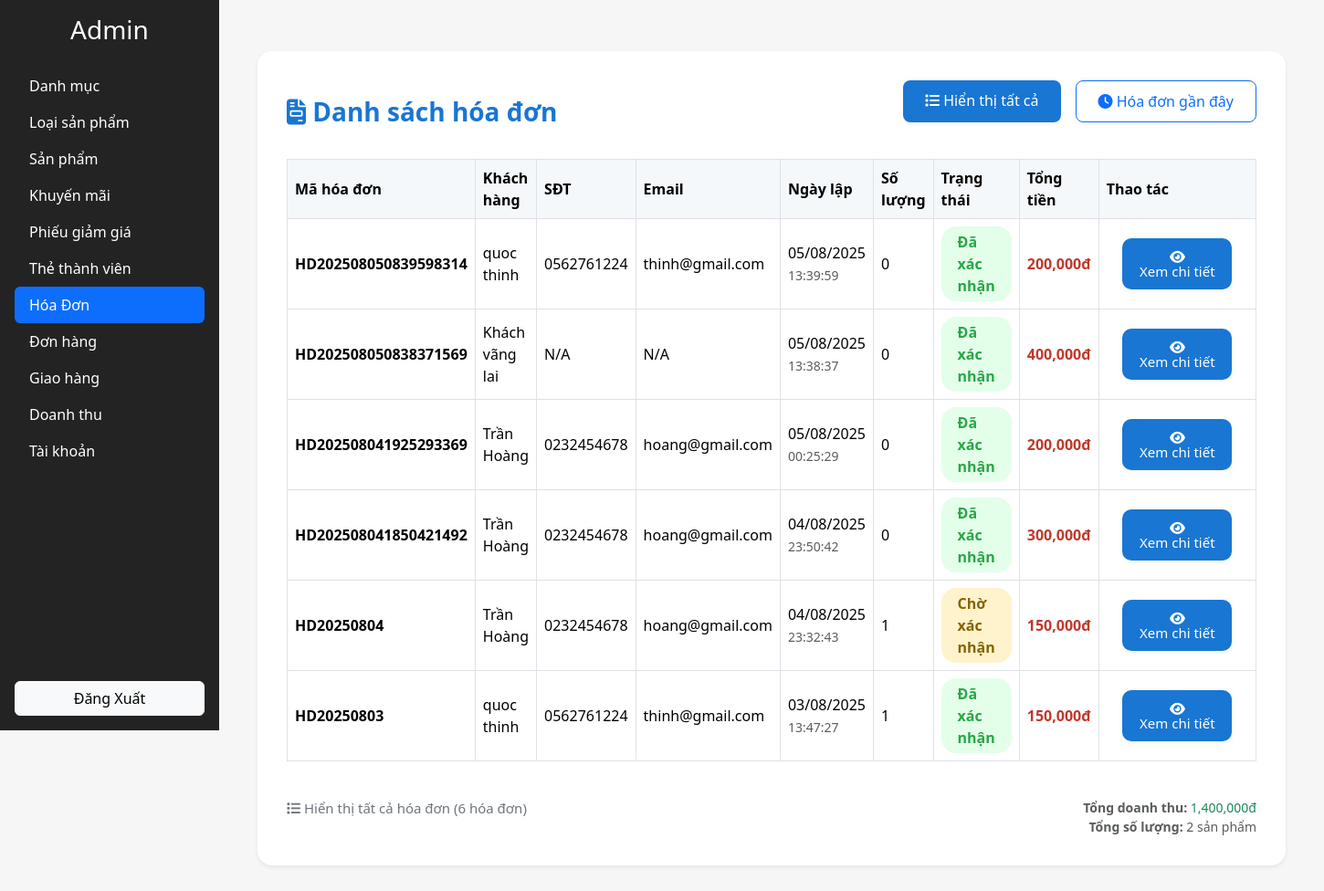
Before: /view/admin.php?section=chitiethoadon (signed in) with the older database file.
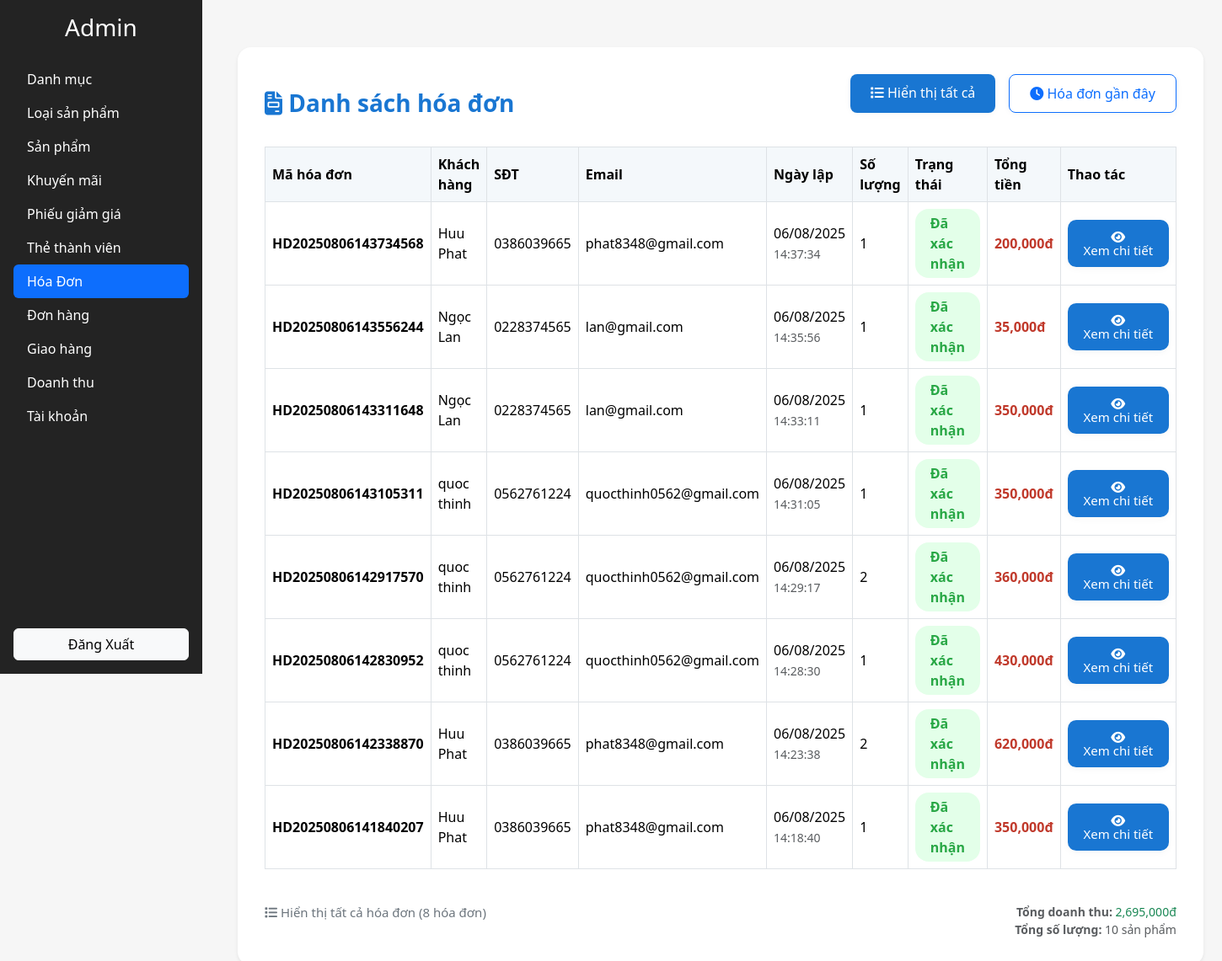
After: the same page with the newer database file.
### tables this page shows
CREATE TABLE `hoadon` (
  `ID` int(11) NOT NULL,
  `MAHD` varchar(20) NOT NULL,
  `TONGTIEN` float DEFAULT NULL,
  `NGAYLAP` datetime DEFAULT NULL,
  `TRANGTHAI` varchar(20) DEFAULT NULL,
  `MAKH` varchar(10) NOT NULL
);

### controller/invoice_management.php (the view, shortened to what this page needs)
<?php
$db = new database();
$conn = $db->getConnection();
$recent = isset($_GET['recent']) && $_GET['recent'] == '1';
if ($recent) {
    $stmt = $conn->prepare("
        SELECT hd.*, kh.TENKH, kh.SDT, kh.EMAIL, kh.DIACHI,
               COALESCE((SELECT SUM(ct.SOLUONG) FROM chitiethoadon ct WHERE ct.MAHD = hd.MAHD), 0) as TONG_SOLUONG
        FROM hoadon hd
        LEFT JOIN khachhang kh ON hd.MAKH = kh.MAKH
        ORDER BY hd.NGAYLAP DESC
        LIMIT 10
    ");
} else {
    $stmt = $conn->prepare("
        SELECT hd.*, kh.TENKH, kh.SDT, kh.EMAIL, kh.DIACHI,
               COALESCE((SELECT SUM(ct.SOLUONG) FROM chitiethoadon ct WHERE ct.MAHD = hd.MAHD), 0) as TONG_SOLUONG
        FROM hoadon hd
        LEFT JOIN khachhang kh ON hd.MAKH = kh.MAKH
        ORDER BY hd.NGAYLAP DESC
    ");
}
$stmt->execute();
$ds_hoadon = $stmt->fetchAll(PDO::FETCH_ASSOC);
?>
<!DOCTYPE html>
<html lang="vi">
<head>
  <link href="https://cdn.jsdelivr.net/npm/bootstrap@5.3.2/dist/css/bootstrap.min.css" rel="stylesheet">
  <link rel="stylesheet" href="https://cdnjs.cloudflare.com/ajax/libs/font-awesome/6.5.0/css/all.min.css">
</head>
<body>
<div class="container py-4">
  <div class="table-section shadow-sm">
    <div class="d-flex align-items-center justify-content-between mb-3 flex-wrap">
      <h3 class="mb-0" style="font-weight:700; color:#1976d2;">
        <i class="fas fa-file-invoice"></i> Danh sách hóa đơn
      </h3>
      <div class="filter-bar">
        <a href="/web_3/view/admin.php?section=chitiethoadon" class="btn btn-outline-primary <?= !$recent ? 'active' : '' ?>">
  <i class="fa-solid fa-list"></i> Hiển thị tất cả
</a>
<a href="/web_3/view/admin.php?section=chitiethoadon&recent=1" class="btn btn-outline-primary <?= $recent ? 'active' : '' ?>">
  <i class="fa-solid fa-clock"></i> Hóa đơn gần đây
</a>
      </div>
    </div>
    <div class="table-responsive">
      <table class="table table-bordered table-hover align-middle">
        <thead>
          <tr>
            <th>Mã hóa đơn</th>
            <th>Khách hàng</th>
            <th>SĐT</th>
            <th>Email</th>
            <th>Ngày lập</th>
            <th>Số lượng</th>
            <th>Trạng thái</th>
            <th>Tổng tiền</th>
            <th style="width:180px">Thao tác</th>
          </tr>
        </thead>
        <tbody>
          <?php foreach($ds_hoadon as $hd):
            $st = $hd['TRANGTHAI'];
            $cls = '';
            if ($st == 'Đã xác nhận') $cls = 'status-checked';
            elseif ($st == 'Chờ xác nhận') $cls = 'status-pending';
            elseif ($st == 'Đã hủy') $cls = 'status-cancel';
            else $cls = 'status-delivered';
          ?>
          <tr>
            <td><strong><?= htmlspecialchars($hd['MAHD']) ?></strong></td>
            <td><?= htmlspecialchars($hd['TENKH'] ?? 'Khách vãng lai') ?></td>
            <td><?= htmlspecialchars($hd['SDT'] ?? 'N/A') ?></td>
            <td><?= htmlspecialchars($hd['EMAIL'] ?? 'N/A') ?></td>
            <td>
              <div><?= date('d/m/Y', strtotime($hd['NGAYLAP'])) ?></div>
              <small class="text-muted"><?= date('H:i:s', strtotime($hd['NGAYLAP'])) ?></small>
            </td>
            <td>
              <?= $hd['TONG_SOLUONG'] > 0 ? $hd['TONG_SOLUONG'] : '0' ?>
            </td>
            <td><span class="status-label <?= $cls ?>"><?= htmlspecialchars($st) ?></span></td>
            <td>
              <div style="color:#c0392b; font-weight:600; font-size:16px;">
<?= number_format($hd['TONGTIEN']) ?>đ
              </div>
            </td>
            <td>
              <div class="action-buttons">
                <a href="/web_3/controller/invoice_detail.php?id=<?= urlencode($hd['MAHD']) ?>"
                   class="btn btn-primary" title="Xem chi tiết">
                  <i class="fas fa-eye"></i>
                  <span>Xem chi tiết</span>
                </a>
              </div>
            </td>
          </tr>
          <?php endforeach; ?>
</tbody>
      </table>
    </div>
    <div class="row mt-4">
      <div class="col-md-8">
        <?php if($recent): ?>
          <div class="text-secondary" style="font-size:15px;">
            <i class="fa-solid fa-clock"></i> Hiển thị 10 hóa đơn gần đây nhất
          </div>
        <?php else: ?>
          <div class="text-secondary" style="font-size:15px;">
            <i class="fa-solid fa-list"></i> Hiển thị tất cả hóa đơn (<?= count($ds_hoadon) ?> hóa đơn)
          </div>
        <?php endif; ?>
      </div>
      <div class="col-md-4 text-end">
        <?php
          $tong_doanhthu = 0;
          $tong_soluong = 0;
          foreach($ds_hoadon as $hd) {
            $tong_doanhthu += floatval($hd['TONGTIEN']);
            $tong_soluong += intval($hd['TONG_SOLUONG']);
          }
        ?>
        <div class="text-muted small">
          <div><strong>Tổng doanh thu:</strong> <span class="text-success"><?= number_format($tong_doanhthu) ?>đ</span></div>
          <div><strong>Tổng số lượng:</strong> <?= $tong_soluong ?> sản phẩm</div>
        </div>
      </div>
    </div>
  </div>
</div>
</body>
</html>

Changed rows visible on the page:
removed hoadon: MAHD "HD202508050839598314", TENKH "quoc thinh", SDT "0562761224", EMAIL "thinh@gmail.com", NGAYLAP "05/08/2025", NGAYLAP "13:39:59", TRANGTHAI "Đã xác nhận", TONGTIEN "200,000"
removed hoadon: MAHD "HD202508050838371569", TENKH "Khách vãng lai", SDT "N/A", EMAIL "N/A", NGAYLAP "05/08/2025", NGAYLAP "13:38:37", TRANGTHAI "Đã xác nhận", TONGTIEN "400,000"
removed hoadon: MAHD "HD202508041925293369", TENKH "Trần Hoàng", SDT "0232454678", EMAIL "hoang@gmail.com", NGAYLAP "05/08/2025", NGAYLAP "00:25:29", TRANGTHAI "Đã xác nhận", TONGTIEN "200,000"
removed hoadon: MAHD "HD202508041850421492", TENKH "Trần Hoàng", SDT "0232454678", EMAIL "hoang@gmail.com", NGAYLAP "04/08/2025", NGAYLAP "23:50:42", TRANGTHAI "Đã xác nhận", TONGTIEN "300,000"
removed hoadon: MAHD "HD20250804", TENKH "Trần Hoàng", SDT "0232454678", EMAIL "hoang@gmail.com", NGAYLAP "04/08/2025", NGAYLAP "23:32:43", TONG_SOLUONG "1", TRANGTHAI "Chờ xác nhận", TONGTIEN "150,000"
changed hoadon (number 1 of 8 on the later page): MAHD "HD20250803" → "HD20250806143734568"; TENKH "quoc thinh" → "Huu Phat"; SDT "0562761224" → "0386039665"; EMAIL "thinh@gmail.com" → "phat8348@gmail.com"; NGAYLAP "03/08/2025" → "06/08/2025"; NGAYLAP "13:47:27" → "14:37:34"; TONGTIEN "150,000" → "200,000"
added hoadon: MAHD "HD20250806143556244", TENKH "Ngọc Lan", SDT "0228374565", EMAIL "lan@gmail.com", NGAYLAP "06/08/2025", NGAYLAP "14:35:56", TONG_SOLUONG "1", TRANGTHAI "Đã xác nhận", TONGTIEN "35,000"
added hoadon: MAHD "HD20250806143311648", TENKH "Ngọc Lan", SDT "0228374565", EMAIL "lan@gmail.com", NGAYLAP "06/08/2025", NGAYLAP "14:33:11", TONG_SOLUONG "1", TRANGTHAI "Đã xác nhận", TONGTIEN "350,000"
added hoadon: MAHD "HD20250806143105311", TENKH "quoc thinh", SDT "0562761224", EMAIL "quocthinh0562@gmail.com", NGAYLAP "06/08/2025", NGAYLAP "14:31:05", TONG_SOLUONG "1", TRANGTHAI "Đã xác nhận", TONGTIEN "350,000"
added hoadon: MAHD "HD20250806142917570", TENKH "quoc thinh", SDT "0562761224", EMAIL "quocthinh0562@gmail.com", NGAYLAP "06/08/2025", NGAYLAP "14:29:17", TONG_SOLUONG "2", TRANGTHAI "Đã xác nhận", TONGTIEN "360,000"
added hoadon: MAHD "HD20250806142830952", TENKH "quoc thinh", SDT "0562761224", EMAIL "quocthinh0562@gmail.com", NGAYLAP "06/08/2025", NGAYLAP "14:28:30", TONG_SOLUONG "1", TRANGTHAI "Đã xác nhận", TONGTIEN "430,000"
added hoadon: MAHD "HD20250806142338870", TENKH "Huu Phat", SDT "0386039665", EMAIL "phat8348@gmail.com", NGAYLAP "06/08/2025", NGAYLAP "14:23:38", TONG_SOLUONG "2", TRANGTHAI "Đã xác nhận", TONGTIEN "620,000"
added hoadon: MAHD "HD20250806141840207", TENKH "Huu Phat", SDT "0386039665", EMAIL "phat8348@gmail.com", NGAYLAP "06/08/2025", NGAYLAP "14:18:40", TONG_SOLUONG "1", TRANGTHAI "Đã xác nhận", TONGTIEN "350,000"
Other visible differences:
count($ds_hoadon): "6" → "8"
$tong_doanhthu: "1,400,000" → "2,695,000"
$tong_soluong: "2" → "10"
